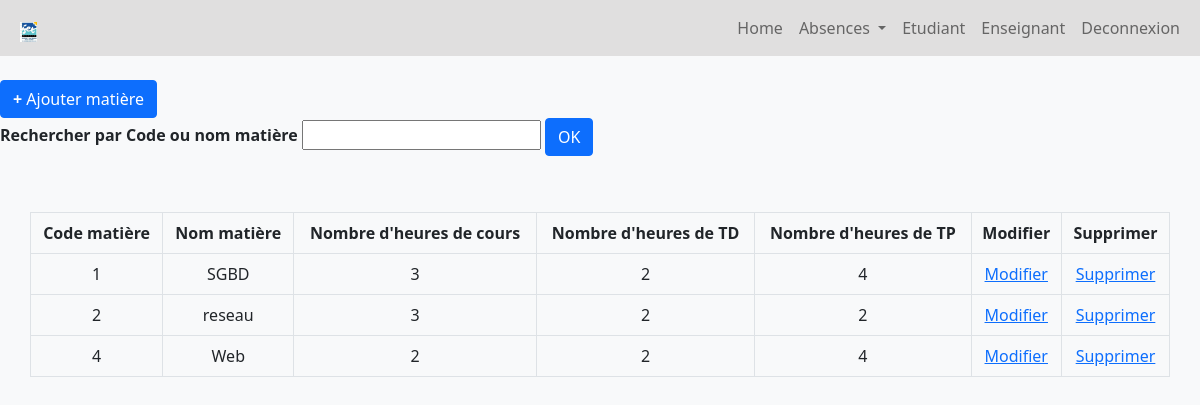
The app's page /Matiere/matiere.php with its own data.
### tables this page shows
CREATE TABLE IF NOT EXISTS `t_matiere` (
  `CodeMatiere` int(50) NOT NULL AUTO_INCREMENT,
  `NomMatiere` varchar(50) NOT NULL,
  `NbreHeureCoursParSemaine` int(11) NOT NULL,
  `NbreHeureTDParSemaine` int(11) NOT NULL,
  `NbreHeureTPParSemaine` int(11) NOT NULL,
  PRIMARY KEY (`CodeMatiere`)
);

### Matiere/C_matiere.php (called while the page is built, shortened)
<?php
class matiere
{
function lister_matiere ()
{
    $mysqli = new mysqli(db_host, db_user, db_password, db_database);
    $sql = "SELECT * FROM t_matiere";
    $result = $mysqli->query($sql);
    return $result;
}
}
?>

### Matiere/matiere.php (the view, shortened to what this page needs)
<?php
require_once 'C_matiere.php';
?>
<!DOCTYPE html>
<html lang="en">
<head>
    <link rel="stylesheet" href="..\css\bootstrap.min.css">
    </head>
<body>
    <br>
    <div id="menu">
        <a class="btn btn-primary"  href="ajouter_matiere.php"><b>+</b> Ajouter matière </a> <br>
    </div>
    <form action="#" method="post">
       <label class="form-label fw-bold" for="chercher">Rechercher par Code ou nom  matière
        <input type="text" name="search_term" > <input   type="submit" name="submit" value="OK" class="btn btn-primary">
        </label>
    </form>
    <br>
    <div class="tabscroll">
        <table id="tabusser" border="1" class="table table-hover  my-4  table-bordered text-center container">
        <thead class="tbl-header">
    <tr>
        <th>Code matière</th>
        <th>Nom matière</th>
        <th>Nombre d'heures de cours</th>
        <th>Nombre d'heures de TD</th>
        <th>Nombre d'heures de TP</th>
        <th>Modifier</th>
        <th>Supprimer</th>
    </tr>
</thead>
<tbody class="tbl-content">
    <?php
 $matiere = new matiere('', '', '', '', '');
 if (empty($_POST['search_term'])) {
     $res = $matiere->lister_matiere();
 } else {
     $res = $matiere->chercher_matiere($_POST['search_term']);
 }
 if ($res->num_rows > 0) {
     while ($row = $res->fetch_array(MYSQLI_ASSOC)) {
 ?>
 <tr>
                        <td><?php echo $row['CodeMatiere']; ?></td>
                        <td><?php echo $row['NomMatiere']; ?></td>
                        <td><?php echo $row['NbreHeureCoursParSemaine']; ?></td>
                        <td><?php echo $row['NbreHeureTDParSemaine']; ?></td>
                        <td><?php echo $row['NbreHeureTPParSemaine']; ?></td>
                        <td><a href="update_matiere.php?CodeMatiere=<?php echo $row['CodeMatiere']; ?>">Modifier</a></td>
                        <td><a href="matiere.php?CodeMatiere=<?php echo $row['CodeMatiere']; ?>" onclick="return confirm('Êtes-vous sûr de vouloir supprimer cette Matiere ?')">Supprimer</a></td>
                            </tr>
<?php }}?>
</tbody>
</table>
</div>
</body>
</html>

### records on screen
t_matiere: CodeMatiere "1", NomMatiere "SGBD", NbreHeureCoursParSemaine "3", NbreHeureTDParSemaine "2", NbreHeureTPParSemaine "4"
t_matiere: CodeMatiere "2", NomMatiere "reseau", NbreHeureCoursParSemaine "3", NbreHeureTDParSemaine "2", NbreHeureTPParSemaine "2"
t_matiere: CodeMatiere "4", NomMatiere "Web", NbreHeureCoursParSemaine "2", NbreHeureTDParSemaine "2", NbreHeureTPParSemaine "4"
